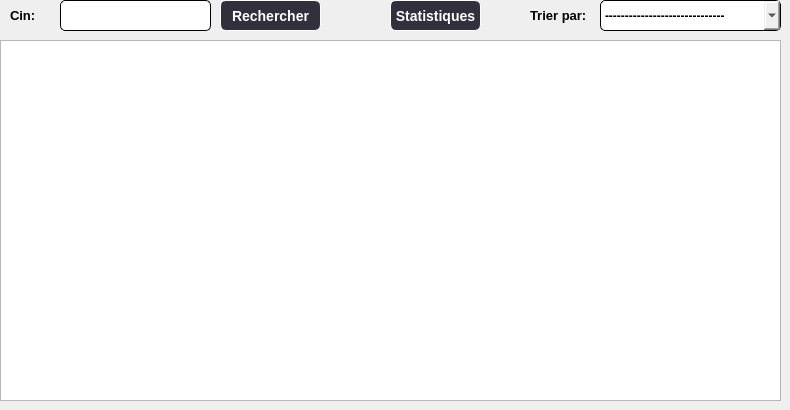
      <widget class="QWidget" name="Afficher">
       <attribute name="title">
        <string>Afficher</string>
       </attribute>
       <widget class="QTableView" name="tableView">
        <property name="geometry">
         <rect>
          <x>0</x>
          <y>40</y>
          <width>781</width>
          <height>361</height>
         </rect>
        </property>
       </widget>
       <widget class="QLabel" name="label_34">
        <property name="geometry">
         <rect>
          <x>10</x>
          <y>0</y>
          <width>41</width>
          <height>31</height>
         </rect>
        </property>
        <property name="styleSheet">
         <string notr="true">color: rgb(0, 0, 0);
font-size: 13px;
font:bold;</string>
        </property>
        <property name="text">
         <string>Cin:</string>
        </property>
       </widget>
       <widget class="QLineEdit" name="rech_cin">
        <property name="geometry">
         <rect>
          <x>60</x>
          <y>0</y>
          <width>151</width>
          <height>31</height>
         </rect>
        </property>
        <property name="styleSheet">
         <string notr="true">border: 1px solid;
border-radius: 5px;
padding: 1px 18px 1px 3px;
min-width: 6em;
color: rgb(0, 0, 0);
font-size: 12px;
font:bold;</string>
        </property>
       </widget>
       <widget class="QPushButton" name="rechercher">
        <property name="geometry">
         <rect>
          <x>220</x>
          <y>0</y>
          <width>101</width>
          <height>31</height>
         </rect>
        </property>
        <property name="styleSheet">
         <string notr="true">#rechercher{
    background-color: #32303D;
    border-style: outset;
    border-width: 1px;
    font: bold 14px;
    color:#ffffff;
    padding: 2px;
	border-radius:6px;
}</string>
        </property>
        <property name="text">
         <string>Rechercher</string>
        </property>
       </widget>
       <widget class="QLabel" name="label_35">
        <property name="geometry">
         <rect>
          <x>530</x>
          <y>0</y>
          <width>91</width>
          <height>31</height>
         </rect>
        </property>
        <property name="styleSheet">
         <string notr="true">color: rgb(0, 0, 0);
font-size: 13px;
font:bold;</string>
        </property>
        <property name="text">
         <string>Trier par:</string>
        </property>
       </widget>
       <widget class="QComboBox" name="tri">
        <property name="geometry">
         <rect>
          <x>600</x>
          <y>0</y>
          <width>181</width>
          <height>31</height>
         </rect>
        </property>
        <property name="styleSheet">
         <string notr="true">border: 1px solid;
border-radius: 5px;
color: rgb(0, 0, 0);
font-size: 12px;
font:bold;</string>
        </property>
        <item>
         <property name="text">
          <string>------------------------------</string>
         </property>
        </item>
        <item>
         <property name="text">
          <string>cin par ordre croissant</string>
         </property>
        </item>
        <item>
         <property name="text">
          <string>cin par ordre decroissant</string>
         </property>
        </item>
        <item>
         <property name="text">
          <string>nom par ordre croissant</string>
         </property>
        </item>
        <item>
         <property name="text">
          <string>nom par ordre decroissant</string>
         </property>
        </item>
        <item>
         <property name="text">
          <string>prenom par ordre croissant</string>
         </property>
        </item>
        <item>
         <property name="text">
          <string>prenom par ordre decroissant</string>
         </property>
        </item>
       </widget>
       <widget class="QPushButton" name="stat">
        <property name="geometry">
         <rect>
          <x>390</x>
          <y>0</y>
          <width>91</width>
          <height>31</height>
         </rect>
        </property>
        <property name="styleSheet">
         <string notr="true">#stat{
    background-color: #32303D;
    border-style: outset;
    border-width: 1px;
    font: bold 14px;
    color:#ffffff;
    padding: 2px;
	border-radius:6px;
}</string>
        </property>
        <property name="text">
         <string>Statistiques</string>
        </property>
       </widget>
      </widget>
